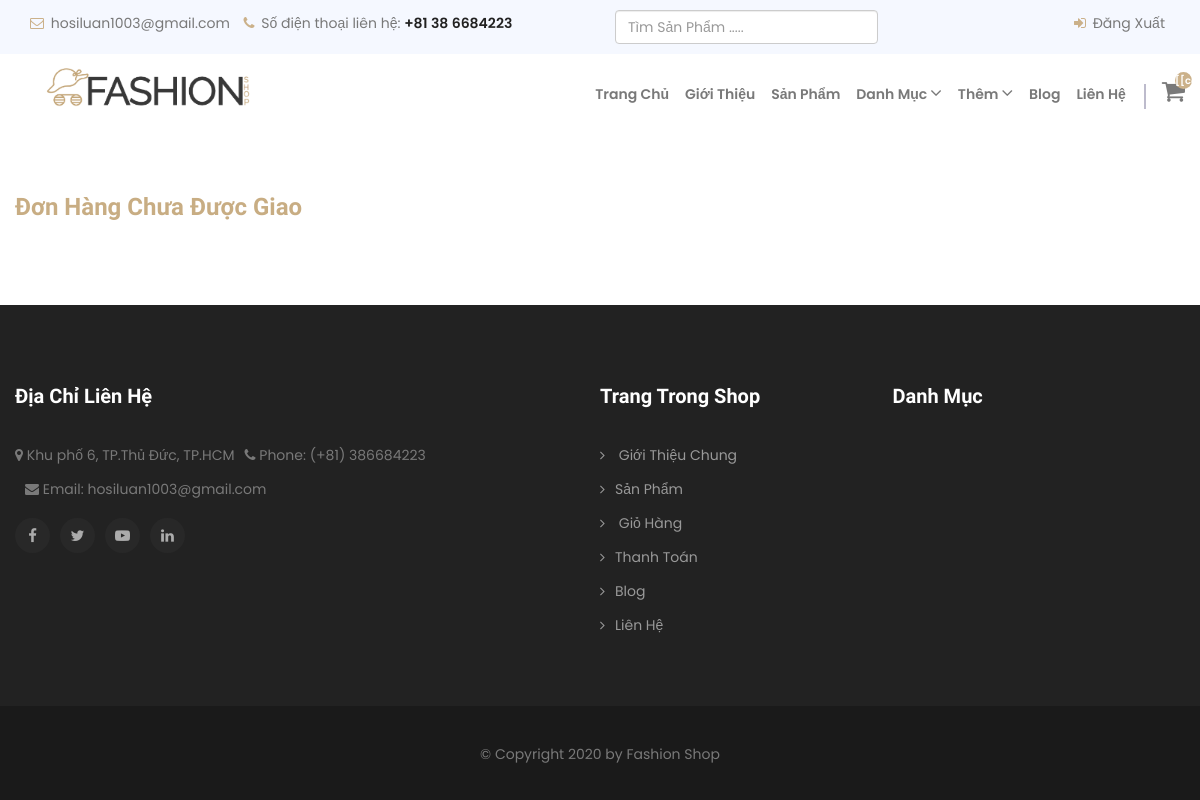
The app's page /orders (signed in), older data.
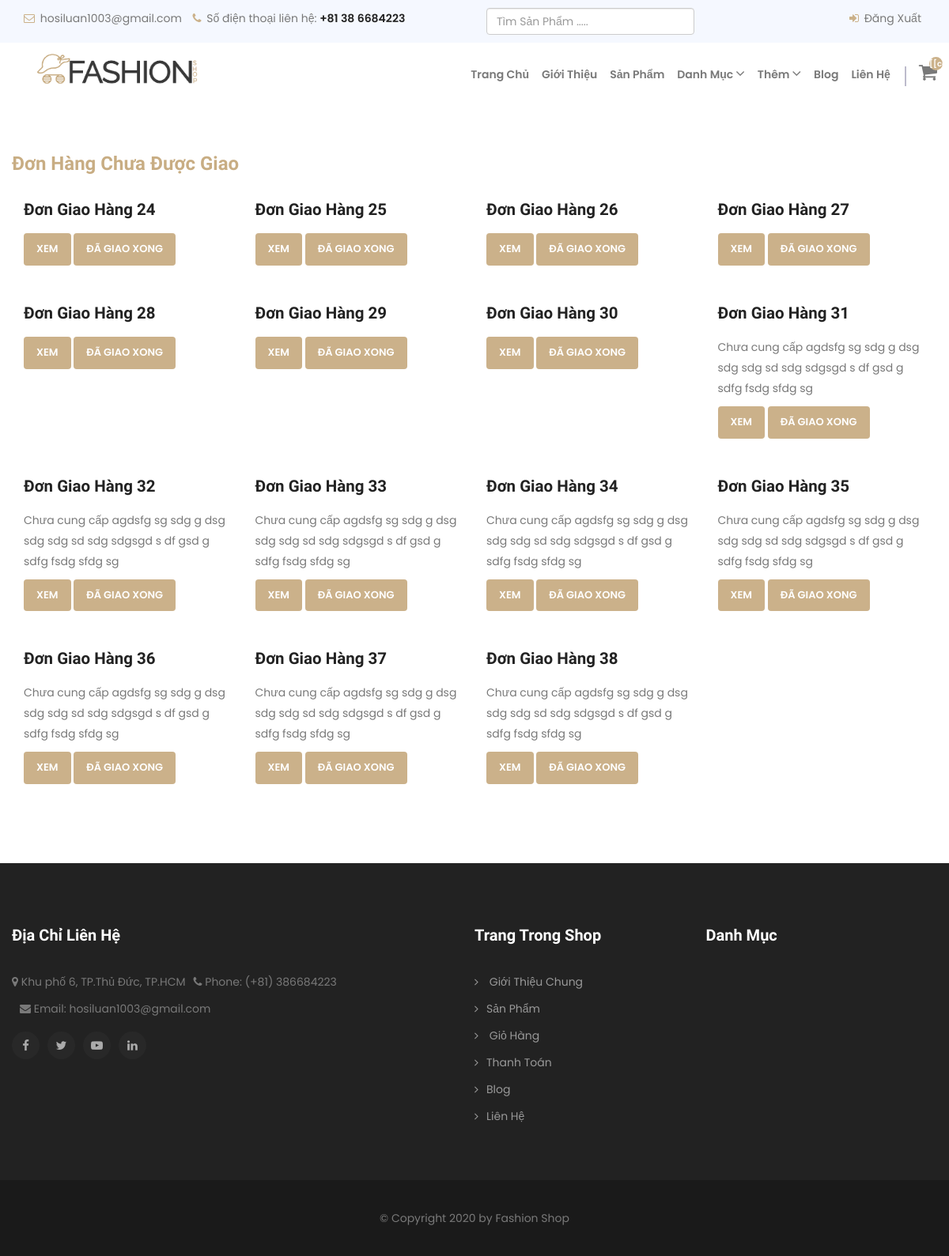
The same page, newer data.
### store/models.py (models this page shows, shortened)
class Order(models.Model):
    customer = models.ForeignKey(Customer, blank=True, null= True, on_delete=models.SET_NULL)
    date_ordered = models.DateTimeField( auto_now_add=True, null= True)
    complete = models.BooleanField(default= False, null = True, blank = False)
    shipped = models.BooleanField(default= False, null = True, blank = False)
    transaction_id = models.CharField( max_length=100, null= True)
    def get_cart_items(self):
        orderitems = self.orderitem_set.all()
        total = sum([item.quantity for item in orderitems])
        return total

class Address(models.Model):
    order = models.OneToOneField(Order, blank=True, null= True, on_delete=models.SET_NULL)
    address = models.CharField( max_length=300, null= True)
    name = models.CharField( max_length=300, null= True)
    phone = models.CharField( max_length=300, null= True)
    time = models.DateTimeField(auto_now_add=True,null= True)
    city = models.CharField( max_length=300, null= True)

### store/views.py (the view)
# urls.py: path('orders', views.orders, name="orders"),
@user_passes_test(lambda u: u.is_superuser)#chỉ cho phép admin truy cập
def orders(request):
	orders = Order.objects.filter(complete = True,shipped = False).order_by("id")
	cart_quantity = nav(request)#gọi hàm nav bên file utils.py
	context = {'cart_quantity': cart_quantity, 'total':0, 'orders': orders}
	return render(request, 'store/orders.html', context)

### store/utils.py (called while the page is built, shortened)
def nav(request):
    if request.user.is_authenticated:#nếu người dùng đã đăng nhập thì lấy thông tin giỏ hàng từ database còn không thì lấy từ cookie
        customer = request.user.customer
        order, created = Order.objects.get_or_create(customer= customer, complete = False)
        cart_quantity = order.get_cart_items
    return cart_quantity

### store/templates/store/orders.html (shortened to what this page needs)
{% extends 'store/main.html' %}
{% load static %}
{% block content %}
<div id="content" class="blog_page blog_margin">
	<div id="blogs" class="blog_section">
		<div class="container-fluid">
			<div class="row">
				<h3>đơn hàng chưa được giao</h3>
				{%for order in orders%}
				<div class="col-sm-3">
					<div class="blog_inner_matter">
						<h3 class="wow fadeInDown animated"><a href="{%url 'address_info' order.id %}">đơn giao hàng {{order.id}}</a></h3>
						<p class="wow fadeInDown animated">{{order.address.address}}</p>
						<a href="{%url 'address_info' order.id %}" class="btn wow fadeInDown animated" >Xem</a>
						<a href="{% url 'shipped' order.id%}"><button  class="btn" title="Add to Cart" type="button">đã Giao xong</button></a>
					</div>
				</div>
				{%endfor%}
			</div>
		</div>
	</div>
</div>
{% endblock content %}

### store/templates/store/main.html (shortened to what this page needs)
<!DOCTYPE html>
<html lang="en">
<head>
	{% load static %}
	<link rel="stylesheet" href="{% static 'vendor/bootstrap/css/bootstrap.min.css' %}">
	<link rel="stylesheet" href="{% static 'assets/css/style.css' %}">
	<link rel="stylesheet" href="{% static 'assets/css/responsive.css' %}">
	<link rel="stylesheet" href="{% static 'vendor/owl.carousel/assets/owl.carousel.css' %}">
	<link rel="stylesheet" href="{% static 'vendor/wow/animate.css' %}">
	<link href="//maxcdn.bootstrapcdn.com/font-awesome/4.7.0/css/font-awesome.min.css" rel="stylesheet">
	<link rel="stylesheet" type="text/css" href="{% static 'vendor/slider-js/slideWiz.css' %}">
</head>
<body>
<div id="productapp">
<header class="header-area">
	<div class="top-header">
		<div class="container-fluid">
			<div class="row align-items-center">
				<div class="col-lg-6 col-md-12">
					<ul class="top-header-contact-info">
						<li><i class="fa fa-envelope-o"></i> hosiluan1003@gmail.com</li>
						<li><i class="fa fa-phone"></i> Số điện thoại liên hệ: <a href="tel:+44587154756">+81 38 6684223</a>
						</ul>
				</div>
				<div class="col-lg-3 col-md-12">
						<div class="form">
							<form action="{%url 'search'%}" method="get">
							<input type="text" name="q" class="form-control form-input" placeholder="Tìm Sản Phẩm .....">
						</form>
						  </div>
				</div>
				<div class="col-lg-3 col-md-12">
					<ul class="top-header-social header_account">
						{%if user.username%}
						<li><a href="{% url 'logout'%}"><i class="fa fa-sign-in"></i> Đăng Xuất </a> </li>
						{%else%}
						<li><a href="{% url 'loginPage'%}"><i class="fa fa-sign-in"></i> Đăng Nhập <span>/</span></a> </li>
						<li><a href="{% url 'register'%}"><i class="fa fa-pencil-square-o"></i> Đăng kí </a></li>
						{%endif%}
					</ul>
				</div>
			</div>
		</div>
	</div>
	<div  class="navbar-area">
		<div class="fashion-nav">
			<div class="container-fluid">
				<div class="row">
					<div class="header_menu_wrapper">
						<nav class="navbar navbar-expand-md navbar-light">
							<a class="navbar-brand" href="{% url 'store'%}">
								<img src="{% static 'assets/image/logo/logo.png'%}" alt="logo">
							</a>
							<div class="collapse navbar-collapse mean-menu" style="display: block;">
								<ul class="navbar-nav">
									<li class="nav-item"><a href="{% url 'store'%}" class="nav-link">Trang Chủ</a></li>
									<li class="nav-item"><a href="{% url 'about_us'%}" class="nav-link">Giới Thiệu</a></li>
									<li class="nav-item"><a href="{% url 'products'%}" class="nav-link">Sản Phẩm</a></li>
									<li class="nav-item"><a href="{% url 'products'%}" class="nav-link">Danh Mục<i class="fa fa-angle-down"></i></a>
									</li>
									<li class="nav-item"><a href="#" class="nav-link">Thêm<i class="fa fa-angle-down"></i></a>
									</li>
									<li class="nav-item"><a href="{% url 'blog'%}" class="nav-link">Blog</a>
									</li>
									<li class="nav-item"><a href="{% url 'contact'%}" class="nav-link">Liên Hệ</a></li>
								</ul>
								<div class="others-option align-items-center">
									<div class="option-item">
										<div class="cart-btn">
											<a href="{% url 'cart'%}"><i class="fa fa-shopping-cart"></i><span>[[count]] </span></a>
										</div>
									</div>
								</div>
							</div>
						</nav>
					</div>
				</div>
			</div>
		</div>
	</div>
</header>
{% block content %}
{% endblock content %}
	<footer id="footer" class="footer">
		<div class="container-fluid">
			<div class="row">
			<div class="row footer_matter">
				<div class="col-lg-6 col-md-6 col-sm-12 col-xs-12">
					<div class="footer_logo_wrapper">
						<h2 class="wow fadeInDown animated">Địa chỉ liên hệ</h2>
						   <ul>
								<li><i class="fa fa-map-marker"></i> Khu phố 6, TP.Thủ Đức, TP.HCM</li>
								<li><i class="fa fa-phone"></i> Phone: (+81) 386684223</li>
								<li><i class="fa fa-envelope"></i> Email: hosiluan1003@gmail.com</li>
							</ul>
						<ul>
							<li class="wow fadeInDown animated"><a href="#"><i class="fa fa-facebook"></i></a></li>
							<li class="wow fadeInDown animated"><a href="#"><i class="fa fa-twitter"></i></a></li>
							<li class="wow fadeInDown animated"><a href="#"><i class="fa fa-youtube-play"></i></a></li>
							<li class="wow fadeInDown animated"><a href="#"><i class="fa fa-linkedin"></i></a></li>
						</ul>
					</div>
				</div>
				<div class="col-lg-3 col-md-3 col-sm-12 col-xs-12">
					<div class="footer_list_wrapper">
						<h2 class="wow fadeInDown animated">Trang trong shop</h2>
						<ul class="footer_list">
							<li class="wow fadeInDown animated"><a href="{% url 'about_us'%}"><i class="fa fa-angle-right" aria-hidden="true"></i> Giới Thiệu Chung</a>
							</li>
							<li class="wow fadeInDown animated"><a href="{% url 'products'%}"><i class="fa fa-angle-right" aria-hidden="true"></i>Sản Phẩm </a>
							</li>
							<li class="wow fadeInDown animated"><a href="{% url 'cart'%}"><i class="fa fa-angle-right" aria-hidden="true"></i> Giỏ Hàng</a>
							</li>
							<li class="wow fadeInDown animated"><a href="{% url 'checkout'%}"><i class="fa fa-angle-right" aria-hidden="true"></i>Thanh Toán </a> </li>
							<li class="wow fadeInDown animated"><a href="{% url 'blog'%}"><i class="fa fa-angle-right" aria-hidden="true"></i>Blog </a> </li>
							<li class="wow fadeInDown animated"><a href="{% url 'contact'%}"><i class="fa fa-angle-right" aria-hidden="true"></i>Liên Hệ </a> </li>
						</ul>
					</div>
				</div>
				<div class="col-lg-3 col-md-3 col-sm-12 col-xs-12">
					<div class="footer_list_wrapper">
						<h2>Danh mục </h2>
					</div>
				</div>
			</div>
		</div>
	</div>
</footer>
<div class="footer_copyright">
	<div class="container-fluid">
		<p class="wow fadeInDown animated">© Copyright 2020 by Fashion Shop</a></p>
	</div>
</div>
</div>
</body>
</html>

### static/assets/css/responsive.css (style rules this page uses)
@media screen and (min-width: 800px) and (max-width: 1280px) { .fashion-nav .navbar .navbar-nav .nav-item a { font-size: 14px; margin-left: 8px; margin-right: 8px; } }
@media screen and (min-width: 800px) and (max-width: 1280px) { .row { padding-left: 15px; padding-right: 15px; } }
@media screen and (min-width: 800px) and (max-width: 1280px) { .row .row { padding: 0; } }

Row changes from the older to the newer data that the page shows:
added Order: id "24"
added Order: id "25"
added Order: id "26"
added Order: id "27"
added Order: id "28"
added Order: id "29"
added Order: id "30"
added Order: id "31", address.address "Chưa cung cấp agdsfg sg sdg g dsg sdg sdg sd sdg sdgsgd s df gsd g sdfg fsdg sfdg sg"
added Order: id "32", address.address "Chưa cung cấp agdsfg sg sdg g dsg sdg sdg sd sdg sdgsgd s df gsd g sdfg fsdg sfdg sg"
added Order: id "33", address.address "Chưa cung cấp agdsfg sg sdg g dsg sdg sdg sd sdg sdgsgd s df gsd g sdfg fsdg sfdg sg"
added Order: id "34", address.address "Chưa cung cấp agdsfg sg sdg g dsg sdg sdg sd sdg sdgsgd s df gsd g sdfg fsdg sfdg sg"
added Order: id "35", address.address "Chưa cung cấp agdsfg sg sdg g dsg sdg sdg sd sdg sdgsgd s df gsd g sdfg fsdg sfdg sg"
added Order: id "36", address.address "Chưa cung cấp agdsfg sg sdg g dsg sdg sdg sd sdg sdgsgd s df gsd g sdfg fsdg sfdg sg"
added Order: id "37", address.address "Chưa cung cấp agdsfg sg sdg g dsg sdg sdg sd sdg sdgsgd s df gsd g sdfg fsdg sfdg sg"
added Order: id "38", address.address "Chưa cung cấp agdsfg sg sdg g dsg sdg sdg sd sdg sdgsgd s df gsd g sdfg fsdg sfdg sg"
